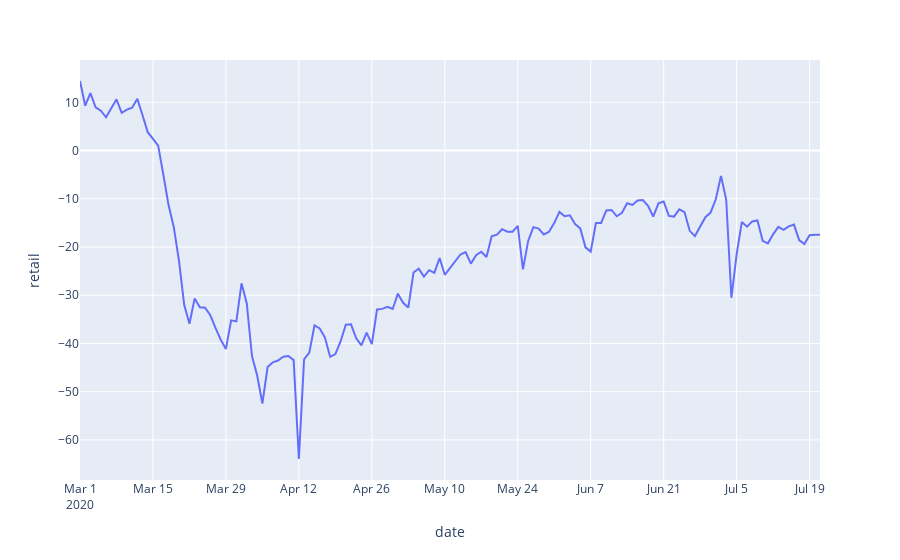

Notebook code for this chart:
### Markdown cell above
### Also "confirm" the mobility trend in each category

### Code cell
fig = px.line(state_df, x='date', y='retail')
fig.show()

### Figure 1 — Plotly figure (JSON) as saved in the notebook; plotly's stock layout.template omitted (floating-point values rounded to 4 significant figures; data arrays with more than 128 entries replaced by an {"elided": "..."} marker saying what was removed)
{"data": [{"hovertemplate": "date=%{x}<br>retail=%{y}<extra></extra>", "legendgroup": "", "line": {"color": "#636efa", "dash": "solid"}, "mode": "lines", "name": "", "orientation": "v", "showlegend": false, "type": "scatter", "x": {"elided": "143 str values"}, "xaxis": "x", "y": {"elided": "143 float values"}, "yaxis": "y"}], "layout": {"legend": {"tracegroupgap": 0}, "margin": {"t": 60}, "xaxis": {"anchor": "y", "domain": [0, 1], "title": {"text": "date"}}, "yaxis": {"anchor": "x", "domain": [0, 1], "title": {"text": "retail"}}}}
